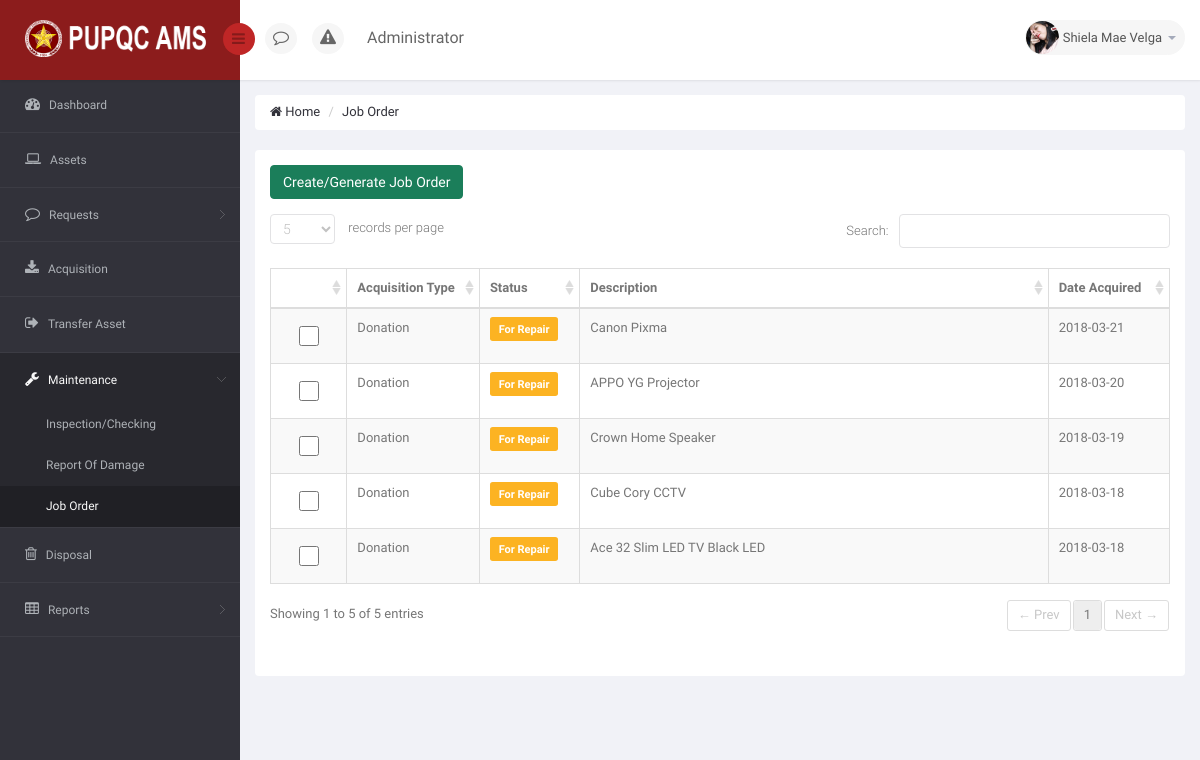
The app's page /DIR/PropertyOfficer/POMaintenanceJobOrder.php (signed in), older data.
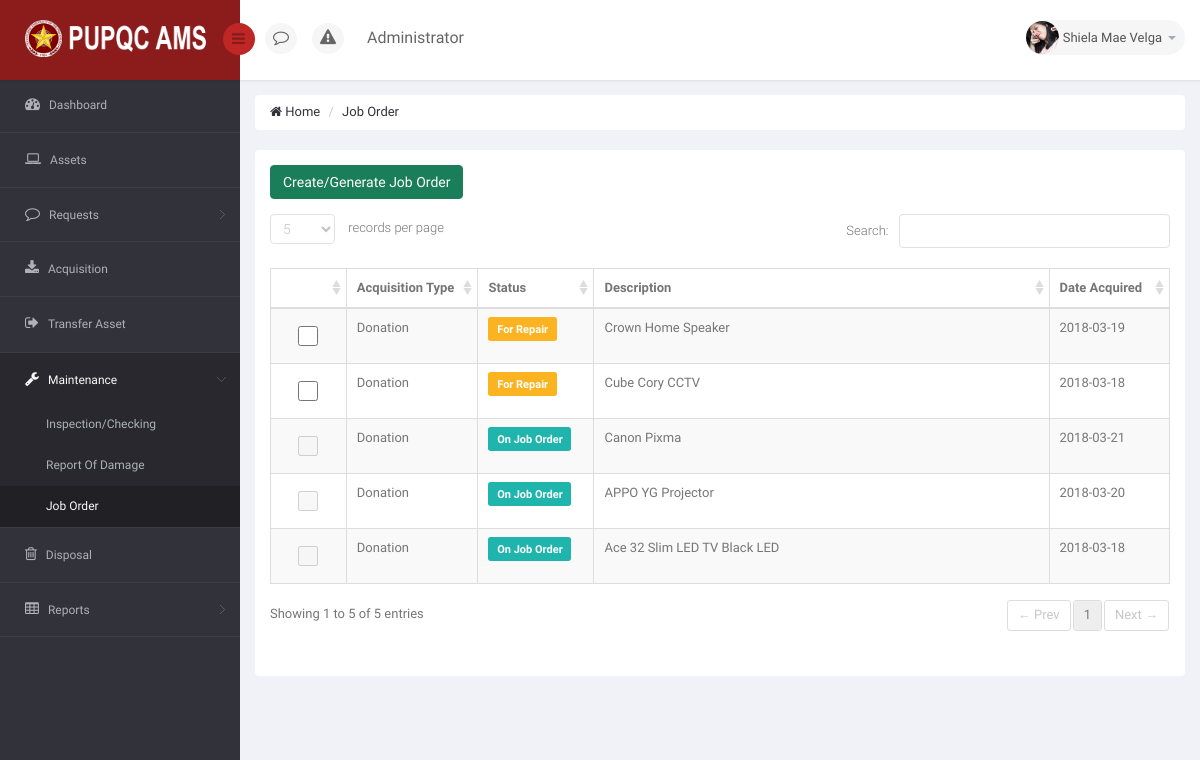
The same page, newer data.
### tables this page shows
CREATE TABLE `ams_r_user` (
  `U_USERNAME` varchar(25) NOT NULL,
  `U_PASSWORD` varchar(150) NOT NULL,
  `U_ROLE_CODE` varchar(30) NOT NULL,
  `EP_ID` int(11) NOT NULL
);

CREATE TABLE `ams_r_employee_profile` (
  `EP_ID` int(11) NOT NULL,
  `EP_FNAME` varchar(50) NOT NULL,
  `EP_MNAME` varchar(35) DEFAULT NULL,
  `EP_LNAME` varchar(35) NOT NULL,
  `EP_GENDER` varchar(10) NOT NULL,
  `EP_MOBILE` char(11) DEFAULT NULL,
  `EP_EMAIL` varchar(75) NOT NULL,
  `EP_TYPE` varchar(50) NOT NULL,
  `EP_STATUS` varchar(10) NOT NULL DEFAULT 'Active',
  `EP_PICTURE` varchar(200) NOT NULL DEFAULT '	images/EmployePictures/default.png	',
  `O_ID` int(11) DEFAULT NULL
);

CREATE TABLE `ams_r_asset` (
  `A_ID` int(11) NOT NULL,
  `A_DESCRIPTION` varchar(250) NOT NULL,
  `A_DATE` date NOT NULL,
  `A_STATUS` varchar(25) NOT NULL DEFAULT 'Serviceable',
  `A_ACQUISITION_TYPE` varchar(25) NOT NULL,
  `A_AVAILABILITY` varchar(25) NOT NULL DEFAULT 'Available',
  `A_DISPOSAL_STATUS` int(11) NOT NULL DEFAULT '0',
  `AL_ID` int(11) DEFAULT NULL,
  `C_ID` int(11) DEFAULT NULL,
  `URS_ID` int(11) DEFAULT NULL,
  `PPMP_ID` int(11) DEFAULT NULL
);

### DIR/PropertyOfficer/POMaintenanceJobOrder.php (the view, shortened to what this page needs)
<!DOCTYPE html>
<html>
<head>
    <link href="../../bs3/css/bootstrap.min.css" rel="stylesheet">
    <link href="../../js/jquery-ui/jquery-ui-1.10.1.custom.min.css" rel="stylesheet">
    <link href="../../css/bootstrap-reset.css" rel="stylesheet">
    <link href="../../font-awesome/css/font-awesome.css" rel="stylesheet">
    <link href="../../js/jvector-map/jquery-jvectormap-1.2.2.css" rel="stylesheet">
    <link href="../../css/clndr.css" rel="stylesheet">
    <link href="../../js/css3clock/css/style.css" rel="stylesheet">
    <link rel="stylesheet" href="../../js/morris-chart/morris.css">
    <link href="../../css/style.css" rel="stylesheet">
    <link href="../../css/style-responsive.css" rel="stylesheet" />
    <link href="../../js/advanced-datatable/css/demo_page.css" rel="stylesheet" />
    <link href="../../js/advanced-datatable/css/demo_table.css" rel="stylesheet" />
    <link rel="stylesheet" href="../../js/data-tables/DT_bootstrap.css" />
    <link href="../../js/sweetalert/sweetalert.css" rel="stylesheet">
    <link href="../../css/style.css" rel="stylesheet">
    <link href="../../css/style-responsive.css" rel="stylesheet" />
</head>
<body>
    <section id="container">
        <header class="header fixed-top clearfix">
            <div class="brand">
                <a href="PODashboard.php" class="logo">
                    <img src="../../images/pupqcnew.png" style="width: 193px; height: 37px;" alt="">
                </a>
                <div class="sidebar-toggle-box">
                    <div class="fa fa-bars"></div>
                </div>
            </div>
            <div class="nav notify-row" id="top_menu">
                <ul class="nav top-menu">
                    <li id="header_notification_bar" class="dropdown">
                        <a data-toggle="dropdown" class="dropdown-toggle dt" href="#">
                            <i class="fa fa-comment-o"></i>
                        </a>
                    </li>
                    <li id="header_notification_bar" class="dropdown">
                        <a data-toggle="dropdown" class="dropdown-toggle dt2" href="#">
                            <i class="fa fa-warning"></i>
                        </a>
                    </li>
                    <li id="" class="">
                        <a style="background-color: white;">
                            <?php echo $_SESSION['mytype']; ?>
                        </a>
                    </li>
                </ul>
            </div>
            <div class="top-nav clearfix">
                <ul class="nav pull-right top-menu">
                    <li class="dropdown">
                        <a data-toggle="dropdown" class="dropdown-toggle" href="#">
                            <?php
                                include('../Connection/db.php');
                                $sql = "SELECT * FROM ams_r_employee_profile AS EP JOIN ams_r_user AS U ON U.EP_ID = EP.EP_ID WHERE U.U_USERNAME = '".$_SESSION['myuser']."'";
                                $result = mysqli_query($connection, $sql);
                                while ($row = mysqli_fetch_array($result))
                                {
                                  $pic = $row['EP_PICTURE'];
                                  echo '<img alt="" src="../../'.$pic.'" alt="" >';
                                }
                              ?>
                            <span class="username" id="getthenameofuser"> <?php echo $_SESSION['mysesi']; ?></span>
                            <b class="caret"></b>
                        </a>
                    </li>
                </ul>
            </div>
        </header>
        <aside>
            <div id="sidebar" class="nav-collapse">
                <div class="leftside-navigation">
                    <ul class="sidebar-menu" id="nav-accordion">
                        <li>
                            <a href="PODashboard.php">
                    <i class="fa fa-dashboard"></i>
                    <span>Dashboard</span>
                </a>
                        </li>
                        <li>
                            <a href="POAsset.php">
                    <i class="fa fa-laptop"></i>
                    <span>Assets</span>
                </a>
                        </li>
                        <li class="sub-menu">
                            <a href="javascript:;">
                    <i class="fa fa-comment-o"></i>
                    <span>Requests</span>
                </a>
                        </li>
                        <li>
                            <a href="POAcquisition.php">
                    <i class="fa fa-download"></i>
                    <span>Acquisition</span>
                </a>
                        </li>
                        <li>
                            <a href="POTransferAsset.php">
                    <i class="fa fa-sign-out"></i>
                    <span>Transfer Asset</span>
                </a>
                        </li>
                        <li class="sub-menu">
                            <a href="javascript:;" class="active">
                    <i class="fa fa-wrench"></i>
                    <span>Maintenance</span>
                </a>
                            <ul class="sub">
                                <li><a href="POMaintenanceInsCheck.php">Inspection/Checking</a></li>
                                <li><a href="POMaintenanceReport.php">Report Of Damage</a></li>
                                <li class="active"><a href="POMaintenanceJobOrder.php">Job Order</a></li>
                            </ul>
                        </li>
                        <li>
                            <a href="PODisposal.php">
                    <i class="fa fa-trash-o"></i>
                    <span>Disposal</span>
                </a>
                        </li>
                        <li class="sub-menu">
                            <a href="javascript:;">
                    <i class="fa fa fa-table"></i>
                    <span>Reports</span>
                </a>
                        </li>
                    </ul>
                </div>
            </div>
        </aside>
        <section id="main-content">
            <section class="wrapper">
                <div class="row">
                    <div class="col-md-12">
                        <ul class="breadcrumb">
                            <li><a href="PODashboard.php"><i class="fa fa-home"></i> Home</a></li>
                            <li><a href="POMaintenanceJobOrder.php">Job Order</a></li>
                        </ul>
                    </div>
                </div>
                <div class="row">
                    <div class="col-sm-12">
                        <section class="panel">
                            <div class="panel-body">
                                <div class="adv-table editable-table ">
                                    <!-- <div class="clearfix">
                                        <div class="btn-group pull-right">
                                            <button class="btn btn-default dropdown-toggle" data-toggle="dropdown">Tools <i class="fa fa-angle-down"></i>
                                            </button>
                                            <ul class="dropdown-menu pull-right">
                                                <li><a href="#">Print</a></li>
                                                <li><a href="#">Save as PDF</a></li>
                                                <li><a href="#">Export to Excel</a></li>
                                            </ul>
                                        </div>
                                    </div> -->
                                    <table class="table table-striped table-hover table-bordered" id="editable-sample">
                                        <?php
                                            include('../Connection/db.php');
                                        ?>
                                            <thead>
                                                <tr>
                                                    <th style="width: 90px"></th>
                                                    <th style="width: 140px;">Acquisition Type</th>
                                                    <th style="width: 100px;">Status</th>
                                                    <th style="word-wrap: break-word;">Description</th>
                                                    <th style="width: 130px;">Date Acquired</th>
                                                </tr>
                                            </thead>
                                            <tbody>
                                                <?php
                                                    $sql = "SELECT * FROM `ams_r_asset` WHERE A_STATUS = 'For Repair' OR A_STATUS = 'On Job Order' ORDER BY A_DATE DESC";
                                                    $result = mysqli_query($connection, $sql) or die("Bad Query: $sql");
                                                    $i = 0;
                                                    while($row = mysqli_fetch_assoc($result))
                                                    {
                                                        $i++;
                                                        $a_description = $row['A_DESCRIPTION'];
                                                        $a_acquistion_type = $row['A_ACQUISITION_TYPE'];
                                                        $a_date = $row['A_DATE'];
                                                        $a_status = $row['A_STATUS'];
                                                ?>
                                                <tr class="gradeX">
                                                    <?php
                                                        if ($a_status == 'For Repair')
                                                        {
                                                    ?>
                                                    <td>
                                                        <center>
                                                            <input type="checkbox" id="<?php echo $i; ?>" class="checkbox form-control ckthis" style="width: 20px">
                                                        </center>
                                                    </td>
                                                    <td id="origtype<?php echo $i; ?>">
                                                        <?php echo $a_acquistion_type; ?> </td>
                                                    <td id="origstat<?php echo $i; ?>">
                                                        <p class="label label-warning label-mini" style="font-size: 11px;"> <?php echo $a_status; ?> </p> </td>
                                                    <td id="origdesc<?php echo $i; ?>">
                                                        <?php echo $a_description; ?> </td>
                                                    <td id="origdate<?php echo $i; ?>">
                                                        <?php echo $a_date; ?> </td>
                                                    <?php
                                                        }
                                                        elseif ($a_status == 'On Job Order')
                                                        {
                                                    ?>
                                                    <td>
                                                        <center>
                                                            <input type="checkbox" id="<?php echo $i; ?>" class="checkbox form-control ckthis" style="width: 20px" disabled>
                                                        </center>
                                                    </td>
                                                    <td id="origtype<?php echo $i; ?>">
                                                        <?php echo $a_acquistion_type; ?> </td>
                                                    <td id="origstat<?php echo $i; ?>">
                                                        <p class="label label-warning label-mini" style="font-size: 11px; background-color: #1FB5AD"> <?php echo $a_status; ?> </p> </td>
                                                    <td id="origdesc<?php echo $i; ?>">
                                                        <?php echo $a_description; ?> </td>
                                                    <td id="origdate<?php echo $i; ?>">
                                                        <?php echo $a_date; ?> </td>
                                                    <?php
                                                        }
                                                    ?>
                                                </tr>
                                                <?php
                                                    }
                                                ?>
                                                    <a class="btn btn-success" id="assignbtn2">Create/Generate Job Order</a>
                                            </tbody>
                                    </table>
                                </div>
                            </div>
                        </section>
                    </div>
                </div>
            </section>
        </section>
    </section>
</body>
</html>

### js/advanced-datatable/css/demo_table.css (style rules this page uses)
.sorting { background: url('../images/sort_both.png') no-repeat center right; }
tr.odd { background-color: #F9F9F9; }
tr.even { background-color: white; }

Row changes from the older to the newer data that the page shows:
changed ams_r_asset "Canon Pixma": A_STATUS "For Repair" → "On Job Order"
changed ams_r_asset "APPO YG Projector": A_STATUS "For Repair" → "On Job Order"
changed ams_r_asset "Ace 32 Slim LED TV Black LED": A_STATUS "For Repair" → "On Job Order"
